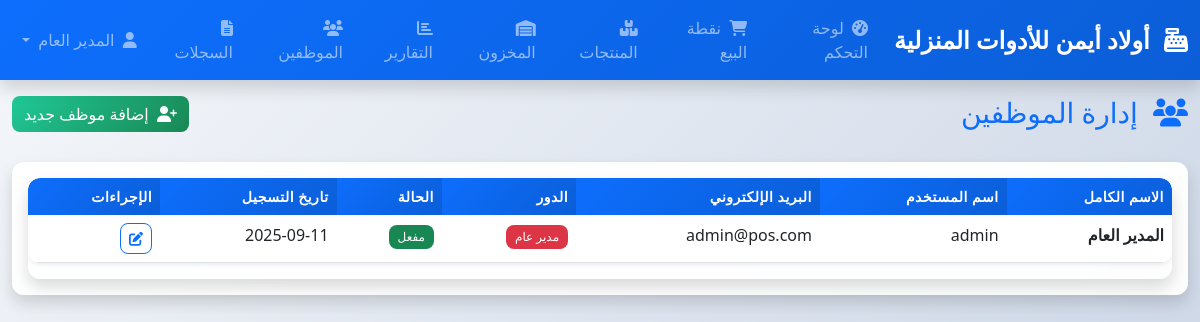
Before: /employees (signed in) with the older database file.
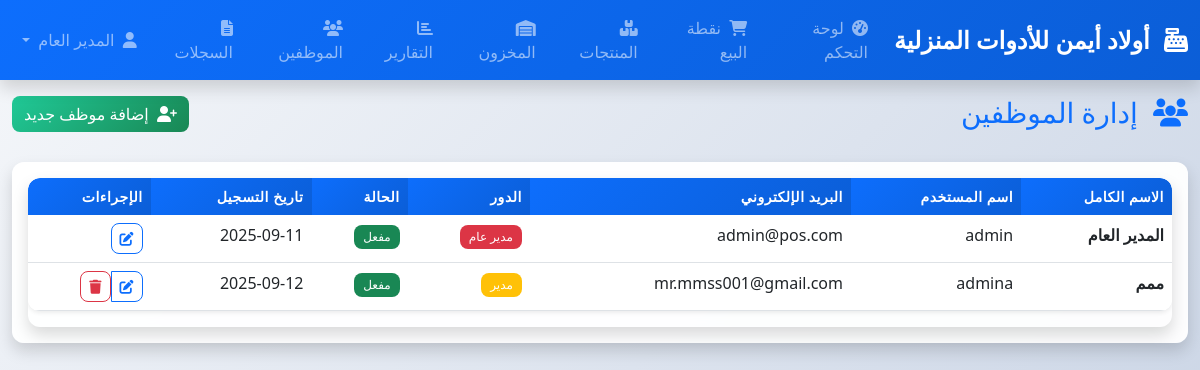
After: the same page with the newer database file.
### models.py (models this page shows)
class Employee(UserMixin, db.Model):
    id = db.Column(db.Integer, primary_key=True)
    username = db.Column(db.String(64), unique=True, nullable=False)
    email = db.Column(db.String(120), unique=True, nullable=False)
    full_name = db.Column(db.String(100), nullable=False)
    password_hash = db.Column(db.String(256), nullable=False)
    role = db.Column(db.String(20), nullable=False, default='cashier')
    is_active = db.Column(db.Boolean, default=True)
    created_at = db.Column(db.DateTime, default=datetime.utcnow)
    sales = db.relationship('Sale', backref='employee', lazy=True)
    inventory_movements = db.relationship('InventoryMovement', backref='employee', lazy=True)
    def has_permission(self, permission):
        permissions = {
            'admin': ['manage_employees', 'manage_inventory', 'view_reports', 'make_sales', 'manage_products'],
            'manager': ['manage_inventory', 'view_reports', 'edit_products', 'make_sales', 'manage_products'],
            'cashier': ['make_sales']
        }
        return permission in permissions.get(self.role, [])

### routes.py (the view, shortened to what this page needs)
@app.route('/employees', methods=['GET', 'POST'])
@login_required
def employees():
    if not current_user.has_permission('manage_employees'):
        flash('ليس لديك صلاحية لإدارة الموظفين', 'error')
        return redirect(url_for('dashboard'))
    employees = Employee.query.all()
    return render_template('employees.html', employees=employees)

### app.py (called while the page is built)
@login_manager.user_loader
def load_user(user_id):
    from models import Employee
    return Employee.query.get(int(user_id))

### templates/employees.html (shortened to what this page needs)
{% extends "base.html" %}
{% block content %}
<div class="row mb-4">
    <div class="col">
        <h1 class="h3 text-primary">
            <i class="fas fa-users me-2"></i>
            إدارة الموظفين
        </h1>
    </div>
    <div class="col-auto">
        <button class="btn btn-success" data-bs-toggle="modal" data-bs-target="#addEmployeeModal">
            <i class="fas fa-user-plus me-1"></i>
            إضافة موظف جديد
        </button>
    </div>
</div>
<div class="card">
    <div class="card-body">
        {% if employees %}
        <div class="table-responsive">
            <table class="table table-hover">
                <thead class="table-dark">
                    <tr>
                        <th>الاسم الكامل</th>
                        <th>اسم المستخدم</th>
                        <th>البريد الإلكتروني</th>
                        <th>الدور</th>
                        <th>الحالة</th>
                        <th>تاريخ التسجيل</th>
                        <th>الإجراءات</th>
                    </tr>
                </thead>
                <tbody>
                    {% for employee in employees %}
                    <tr>
                        <td><strong>{{ employee.full_name }}</strong></td>
                        <td>{{ employee.username }}</td>
                        <td>{{ employee.email }}</td>
                        <td>
                            {% if employee.role == 'admin' %}
                                <span class="badge bg-danger">مدير عام</span>
                            {% elif employee.role == 'manager' %}
                                <span class="badge bg-warning">مدير</span>
                            {% else %}
                                <span class="badge bg-primary">كاشير</span>
                            {% endif %}
                        </td>
                        <td>
                            {% if employee.is_active %}
                                <span class="badge bg-success">مفعل</span>
                            {% else %}
                                <span class="badge bg-secondary">غير مفعل</span>
                            {% endif %}
                        </td>
                        <td>{{ employee.created_at.strftime('%Y-%m-%d') }}</td>
                        <td>
                            <div class="btn-group" role="group">
                                {% if current_user.has_permission('manage_employees') %}
                                <button type="button" class="btn btn-sm btn-outline-primary"
                                        data-bs-toggle="modal" data-bs-target="#editEmployeeModal{{ employee.id }}">
                                    <i class="fas fa-edit"></i>
                                </button>
                                {% endif %}
                                {% if employee.id != current_user.id and current_user.has_permission('manage_employees') %}
<form method="POST" action="{{ url_for('delete_employee', employee_id=employee.id) }}" style="display:inline;" onsubmit="return confirm('هل أنت متأكد من حذف الموظف؟');">
    <button type="submit" class="btn btn-sm btn-outline-danger">
        <i class="fas fa-trash"></i>
    </button>
</form>
{% endif %}
                            </div>
                        </td>
                    </tr>
                    {% endfor %}
                </tbody>
            </table>
        </div>
        {% else %}
        <div class="text-center py-5">
            <i class="fas fa-users fa-3x text-muted mb-3"></i>
            <h5>لا يوجد موظفين</h5>
            <p class="text-muted">لم يتم إضافة أي موظفين حتى الآن</p>
        </div>
        {% endif %}
    </div>
</div>
{% endblock %}

### templates/base.html (shortened to what this page needs)
<!DOCTYPE html>
<html lang="ar" dir="rtl">
<head>
    <link href="https://cdn.jsdelivr.net/npm/bootstrap@5.3.0/dist/css/bootstrap.rtl.min.css" rel="stylesheet">
    <link href="https://cdnjs.cloudflare.com/ajax/libs/font-awesome/6.4.0/css/all.min.css" rel="stylesheet">
    <link href="{{ url_for('static', filename='css/style.css') }}" rel="stylesheet">
</head>
<body>
    {% if current_user.is_authenticated %}
    <nav class="navbar navbar-expand-lg navbar-dark bg-primary sticky-top">
        <div class="container-fluid">
            <a class="navbar-brand" href="{{ url_for('dashboard') }}">
                <i class="fas fa-cash-register me-2"></i>
                  أولاد أيمن للأدوات المنزلية
            </a>
            <div class="collapse navbar-collapse" id="navbarNav">
                <ul class="navbar-nav me-auto">
                    <li class="nav-item">
                        <a class="nav-link" href="{{ url_for('dashboard') }}">
                            <i class="fas fa-tachometer-alt me-1"></i> لوحة التحكم
                        </a>
                    </li>
                    {% if current_user.has_permission('make_sales') %}
                    <li class="nav-item">
                        <a class="nav-link" href="{{ url_for('pos') }}">
                            <i class="fas fa-shopping-cart me-1"></i> نقطة البيع
                        </a>
                    </li>
                    {% endif %}
                    {% if current_user.has_permission('manage_products') %}
                    <li class="nav-item">
                        <a class="nav-link" href="{{ url_for('products') }}">
                            <i class="fas fa-boxes me-1"></i> المنتجات
                        </a>
                    </li>
                    {% endif %}
                    {% if current_user.has_permission('manage_inventory') %}
                    <li class="nav-item">
                        <a class="nav-link" href="{{ url_for('inventory') }}">
                            <i class="fas fa-warehouse me-1"></i> المخزون
                        </a>
                    </li>
                    {% endif %}
                    {% if current_user.has_permission('view_reports') %}
                    <li class="nav-item">
                        <a class="nav-link" href="{{ url_for('sales_report') }}">
                            <i class="fas fa-chart-bar me-1"></i> التقارير
                        </a>
                    </li>
                    {% endif %}
                    {% if current_user.has_permission('manage_employees') %}
                    <li class="nav-item">
                        <a class="nav-link" href="{{ url_for('employees') }}">
                            <i class="fas fa-users me-1"></i> الموظفين
                        </a>
                    </li>
                    <li class="nav-item">
                        <a class="nav-link" href="{{ url_for('logs') }}">
                            <i class="fas fa-file-alt me-1"></i> السجلات
                        </a>
                    </li>
                    {% endif %}
                </ul>
                <ul class="navbar-nav">
                    <li class="nav-item dropdown">
                        <a class="nav-link dropdown-toggle" href="#" role="button" data-bs-toggle="dropdown">
                            <i class="fas fa-user me-1"></i> {{ current_user.full_name }}
                        </a>
                    </li>
                </ul>
            </div>
        </div>
    </nav>
    {% endif %}
    <main class="container-fluid my-3">
        {% block content %}{% endblock %}
    </main>
</body>
</html>

Changed rows visible on the page:
added Employee: full_name "ممم", username "admina", email "mr.mmss001@gmail.com", role "مدير", is_active "مفعل", created_at "2025-09-12"
